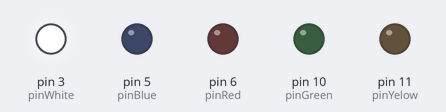
Bench run of a sketch on a simulated Arduino Uno, built with avr-gcc and run on an emulated ATmega328P. Shown: output pins drawn as LEDs (lit = HIGH). Random numbers use the default seed unless the sketch sets one.

Above: at 1.35 s.
At 10.96 s:
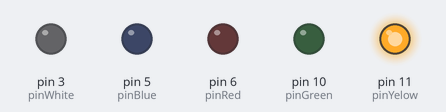
At 19.37 s:
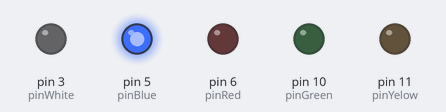
At 22.87 s:
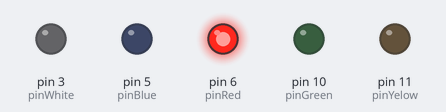
At 37.14 s:
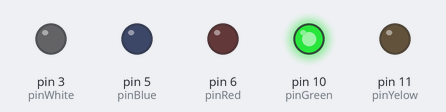
Timing chart, 0 to 40.0 s (numbered marks = the images above):
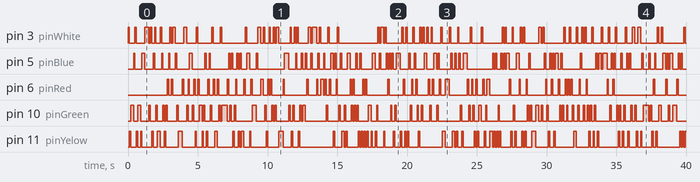

Measured:
- by itself, pin 3 (pinWhite): LOW → HIGH at 0.00 s, → LOW 0.10 s later, → HIGH 0.40 s later, → LOW 0.10 s later, … (126 changes in this stretch)
- by itself, pin 5 (pinBlue): LOW → HIGH at 0.40 s, → LOW 0.10 s later, → HIGH 0.50 s later, → LOW 0.20 s later, … (144 changes in this stretch)
- by itself, pin 6 (pinRed): LOW → HIGH at 2.8 s, → LOW 0.10 s later, → HIGH 0.20 s later, → LOW 0.10 s later, … (112 changes in this stretch)
- by itself, pin 10 (pinGreen): LOW → HIGH at 0.20 s, → LOW 0.20 s later, → HIGH 0.30 s later, → LOW 0.20 s later, … (142 changes in this stretch)
- by itself, pin 11 (pinYelow): LOW → HIGH at 0.10 s, → LOW 0.10 s later, → HIGH 0.40 s later, → LOW 0.10 s later, … (131 changes in this stretch)

The sketch:

random.ino
```cpp
const int pinBlue = 5;
const int pinRed = 6;
const int pinWhite = 3;
const int pinGreen = 10;
const int pinYelow = 11;

const int myDelay = 100;

int pins[] = {pinBlue, pinRed, pinWhite, pinGreen, pinYelow};
int temp = 0;

void setup() {
  pinMode(pinBlue, OUTPUT);
  pinMode(pinRed, OUTPUT);
  pinMode(pinWhite, OUTPUT);
  pinMode(pinGreen, OUTPUT);
  pinMode(pinYelow, OUTPUT);
}

void loop() {
  temp = random(0,5);
  digitalWrite(pins[temp], HIGH);
  delay(myDelay);
  digitalWrite(pins[temp], LOW);
}
```
